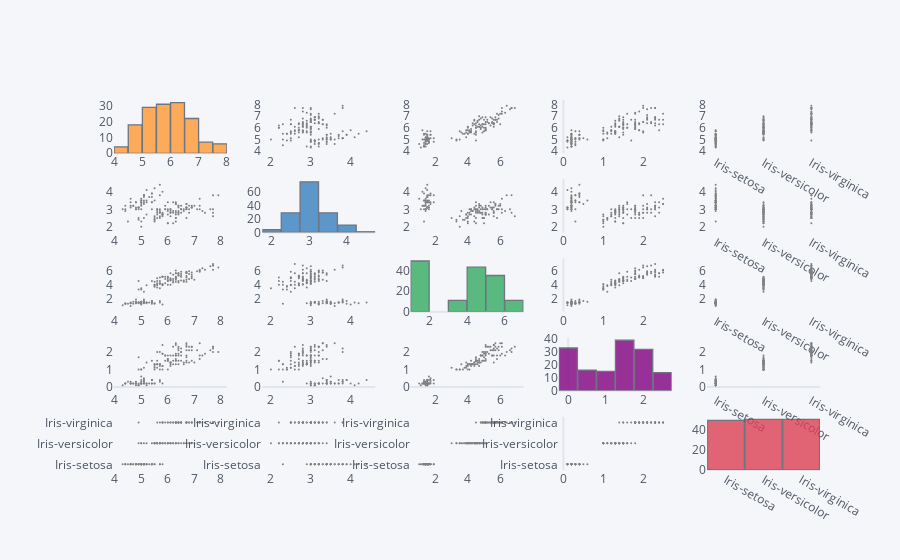

Notebook cell for this chart:
### Code cell
df.scatter_matrix()

### Figure 1 — Plotly figure (JSON) as saved in the notebook; plotly's stock layout.template omitted (floating-point values rounded to 4 significant figures; data arrays with more than 128 entries replaced by an {"elided": "..."} marker saying what was removed)
{"data": [{"histfunc": "count", "histnorm": "", "marker": {"color": "rgba(255, 153, 51, 1.0)", "line": {"color": "#4D5663", "width": 1.3}}, "name": "sepallength", "nbinsx": 10, "opacity": 0.8, "orientation": "v", "type": "histogram", "x": {"elided": "149 float values"}, "xaxis": "x", "yaxis": "y"}, {"line": {"color": "rgba(128, 128, 128, 1.0)", "dash": "solid", "shape": "linear", "width": 1.3}, "marker": {"size": 2, "symbol": "circle"}, "mode": "markers", "name": "sepallength", "text": "", "type": "scatter", "x": {"elided": "149 float values"}, "xaxis": "x2", "y": {"elided": "149 float values"}, "yaxis": "y2"}, {"line": {"color": "rgba(128, 128, 128, 1.0)", "dash": "solid", "shape": "linear", "width": 1.3}, "marker": {"size": 2, "symbol": "circle"}, "mode": "markers", "name": "sepallength", "text": "", "type": "scatter", "x": {"elided": "149 float values"}, "xaxis": "x3", "y": {"elided": "149 float values"}, "yaxis": "y3"}, {"line": {"color": "rgba(128, 128, 128, 1.0)", "dash": "solid", "shape": "linear", "width": 1.3}, "marker": {"size": 2, "symbol": "circle"}, "mode": "markers", "name": "sepallength", "text": "", "type": "scatter", "x": {"elided": "149 float values"}, "xaxis": "x4", "y": {"elided": "149 float values"}, "yaxis": "y4"}, {"line": {"color": "rgba(128, 128, 128, 1.0)", "dash": "solid", "shape": "linear", "width": 1.3}, "marker": {"size": 2, "symbol": "circle"}, "mode": "markers", "name": "sepallength", "text": "", "type": "scatter", "x": {"elided": "149 str values"}, "xaxis": "x5", "y": {"elided": "149 float values"}, "yaxis": "y5"}, {"line": {"color": "rgba(128, 128, 128, 1.0)", "dash": "solid", "shape": "linear", "width": 1.3}, "marker": {"size": 2, "symbol": "circle"}, "mode": "markers", "name": "sepalwidth", "text": "", "type": "scatter", "x": {"elided": "149 float values"}, "xaxis": "x6", "y": {"elided": "149 float values"}, "yaxis": "y6"}, {"histfunc": "count", "histnorm": "", "marker": {"color": "rgba(55, 128, 191, 1.0)", "line": {"color": "#4D5663", "width": 1.3}}, "name": "sepalwidth", "nbinsx": 10, "opacity": 0.8, "orientation": "v", "type": "histogram", "x": {"elided": "149 float values"}, "xaxis": "x7", "yaxis": "y7"}, {"line": {"color": "rgba(128, 128, 128, 1.0)", "dash": "solid", "shape": "linear", "width": 1.3}, "marker": {"size": 2, "symbol": "circle"}, "mode": "markers", "name": "sepalwidth", "text": "", "type": "scatter", "x": {"elided": "149 float values"}, "xaxis": "x8", "y": {"elided": "149 float values"}, "yaxis": "y8"}, {"line": {"color": "rgba(128, 128, 128, 1.0)", "dash": "solid", "shape": "linear", "width": 1.3}, "marker": {"size": 2, "symbol": "circle"}, "mode": "markers", "name": "sepalwidth", "text": "", "type": "scatter", "x": {"elided": "149 float values"}, "xaxis": "x9", "y": {"elided": "149 float values"}, "yaxis": "y9"}, {"line": {"color": "rgba(128, 128, 128, 1.0)", "dash": "solid", "shape": "linear", "width": 1.3}, "marker": {"size": 2, "symbol": "circle"}, "mode": "markers", "name": "sepalwidth", "text": "", "type": "scatter", "x": {"elided": "149 str values"}, "xaxis": "x10", "y": {"elided": "149 float values"}, "yaxis": "y10"}, {"line": {"color": "rgba(128, 128, 128, 1.0)", "dash": "solid", "shape": "linear", "width": 1.3}, "marker": {"size": 2, "symbol": "circle"}, "mode": "markers", "name": "petallength", "text": "", "type": "scatter", "x": {"elided": "149 float values"}, "xaxis": "x11", "y": {"elided": "149 float values"}, "yaxis": "y11"}, {"line": {"color": "rgba(128, 128, 128, 1.0)", "dash": "solid", "shape": "linear", "width": 1.3}, "marker": {"size": 2, "symbol": "circle"}, "mode": "markers", "name": "petallength", "text": "", "type": "scatter", "x": {"elided": "149 float values"}, "xaxis": "x12", "y": {"elided": "149 float values"}, "yaxis": "y12"}, {"histfunc": "count", "histnorm": "", "marker": {"color": "rgba(50, 171, 96, 1.0)", "line": {"color": "#4D5663", "width": 1.3}}, "name": "petallength", "nbinsx": 10, "opacity": 0.8, "orientation": "v", "type": "histogram", "x": {"elided": "149 float values"}, "xaxis": "x13", "yaxis": "y13"}, {"line": {"color": "rgba(128, 128, 128, 1.0)", "dash": "solid", "shape": "linear", "width": 1.3}, "marker": {"size": 2, "symbol": "circle"}, "mode": "markers", "name": "petallength", "text": "", "type": "scatter", "x": {"elided": "149 float values"}, "xaxis": "x14", "y": {"elided": "149 float values"}, "yaxis": "y14"}, {"line": {"color": "rgba(128, 128, 128, 1.0)", "dash": "solid", "shape": "linear", "width": 1.3}, "marker": {"size": 2, "symbol": "circle"}, "mode": "markers", "name": "petallength", "text": "", "type": "scatter", "x": {"elided": "149 str values"}, "xaxis": "x15", "y": {"elided": "149 float values"}, "yaxis": "y15"}, {"line": {"color": "rgba(128, 128, 128, 1.0)", "dash": "solid", "shape": "linear", "width": 1.3}, "marker": {"size": 2, "symbol": "circle"}, "mode": "markers", "name": "petalwidth", "text": "", "type": "scatter", "x": {"elided": "149 float values"}, "xaxis": "x16", "y": {"elided": "149 float values"}, "yaxis": "y16"}, {"line": {"color": "rgba(128, 128, 128, 1.0)", "dash": "solid", "shape": "linear", "width": 1.3}, "marker": {"size": 2, "symbol": "circle"}, "mode": "markers", "name": "petalwidth", "text": "", "type": "scatter", "x": {"elided": "149 float values"}, "xaxis": "x17", "y": {"elided": "149 float values"}, "yaxis": "y17"}, {"line": {"color": "rgba(128, 128, 128, 1.0)", "dash": "solid", "shape": "linear", "width": 1.3}, "marker": {"size": 2, "symbol": "circle"}, "mode": "markers", "name": "petalwidth", "text": "", "type": "scatter", "x": {"elided": "149 float values"}, "xaxis": "x18", "y": {"elided": "149 float values"}, "yaxis": "y18"}, {"histfunc": "count", "histnorm": "", "marker": {"color": "rgba(128, 0, 128, 1.0)", "line": {"color": "#4D5663", "width": 1.3}}, "name": "petalwidth", "nbinsx": 10, "opacity": 0.8, "orientation": "v", "type": "histogram", "x": {"elided": "149 float values"}, "xaxis": "x19", "yaxis": "y19"}, {"line": {"color": "rgba(128, 128, 128, 1.0)", "dash": "solid", "shape": "linear", "width": 1.3}, "marker": {"size": 2, "symbol": "circle"}, "mode": "markers", "name": "petalwidth", "text": "", "type": "scatter", "x": {"elided": "149 str values"}, "xaxis": "x20", "y": {"elided": "149 float values"}, "yaxis": "y20"}, {"line": {"color": "rgba(128, 128, 128, 1.0)", "dash": "solid", "shape": "linear", "width": 1.3}, "marker": {"size": 2, "symbol": "circle"}, "mode": "markers", "name": "species", "text": "", "type": "scatter", "x": {"elided": "149 float values"}, "xaxis": "x21", "y": {"elided": "149 str values"}, "yaxis": "y21"}, {"line": {"color": "rgba(128, 128, 128, 1.0)", "dash": "solid", "shape": "linear", "width": 1.3}, "marker": {"size": 2, "symbol": "circle"}, "mode": "markers", "name": "species", "text": "", "type": "scatter", "x": {"elided": "149 float values"}, "xaxis": "x22", "y": {"elided": "149 str values"}, "yaxis": "y22"}, {"line": {"color": "rgba(128, 128, 128, 1.0)", "dash": "solid", "shape": "linear", "width": 1.3}, "marker": {"size": 2, "symbol": "circle"}, "mode": "markers", "name": "species", "text": "", "type": "scatter", "x": {"elided": "149 float values"}, "xaxis": "x23", "y": {"elided": "149 str values"}, "yaxis": "y23"}, {"line": {"color": "rgba(128, 128, 128, 1.0)", "dash": "solid", "shape": "linear", "width": 1.3}, "marker": {"size": 2, "symbol": "circle"}, "mode": "markers", "name": "species", "text": "", "type": "scatter", "x": {"elided": "149 float values"}, "xaxis": "x24", "y": {"elided": "149 str values"}, "yaxis": "y24"}, {"histfunc": "count", "histnorm": "", "marker": {"color": "rgba(219, 64, 82, 1.0)", "line": {"color": "#4D5663", "width": 1.3}}, "name": "species", "nbinsx": 10, "opacity": 0.8, "orientation": "v", "type": "histogram", "x": {"elided": "149 str values"}, "xaxis": "x25", "yaxis": "y25"}], "layout": {"bargap": 0.02, "legend": {"bgcolor": "#F5F6F9", "font": {"color": "#4D5663"}}, "paper_bgcolor": "#F5F6F9", "plot_bgcolor": "#F5F6F9", "showlegend": false, "title": {"font": {"color": "#4D5663"}}, "xaxis": {"anchor": "y", "domain": [0, 0.16], "gridcolor": "#E1E5ED", "showgrid": false, "tickfont": {"color": "#4D5663"}, "title": {"font": {"color": "#4D5663"}, "text": ""}, "zerolinecolor": "#E1E5ED"}, "xaxis10": {"anchor": "y10", "domain": [0.84, 1], "gridcolor": "#E1E5ED", "showgrid": false, "tickfont": {"color": "#4D5663"}, "title": {"font": {"color": "#4D5663"}, "text": ""}, "zerolinecolor": "#E1E5ED"}, "xaxis11": {"anchor": "y11", "domain": [0, 0.16], "gridcolor": "#E1E5ED", "showgrid": false, "tickfont": {"color": "#4D5663"}, "title": {"font": {"color": "#4D5663"}, "text": ""}, "zerolinecolor": "#E1E5ED"}, "xaxis12": {"anchor": "y12", "domain": [0.21, 0.37], "gridcolor": "#E1E5ED", "showgrid": false, "tickfont": {"color": "#4D5663"}, "title": {"font": {"color": "#4D5663"}, "text": ""}, "zerolinecolor": "#E1E5ED"}, "xaxis13": {"anchor": "y13", "domain": [0.42, 0.58], "gridcolor": "#E1E5ED", "showgrid": false, "tickfont": {"color": "#4D5663"}, "title": {"font": {"color": "#4D5663"}, "text": ""}, "zerolinecolor": "#E1E5ED"}, "xaxis14": {"anchor": "y14", "domain": [0.63, 0.79], "gridcolor": "#E1E5ED", "showgrid": false, "tickfont": {"color": "#4D5663"}, "title": {"font": {"color": "#4D5663"}, "text": ""}, "zerolinecolor": "#E1E5ED"}, "xaxis15": {"anchor": "y15", "domain": [0.84, 1], "gridcolor": "#E1E5ED", "showgrid": false, "tickfont": {"color": "#4D5663"}, "title": {"font": {"color": "#4D5663"}, "text": ""}, "zerolinecolor": "#E1E5ED"}, "xaxis16": {"anchor": "y16", "domain": [0, 0.16], "gridcolor": "#E1E5ED", "showgrid": false, "tickfont": {"color": "#4D5663"}, "title": {"font": {"color": "#4D5663"}, "text": ""}, "zerolinecolor": "#E1E5ED"}, "xaxis17": {"anchor": "y17", "domain": [0.21, 0.37], "gridcolor": "#E1E5ED", "showgrid": false, "tickfont": {"color": "#4D5663"}, "title": {"font": {"color": "#4D5663"}, "text": ""}, "zerolinecolor": "#E1E5ED"}, "xaxis18": {"anchor": "y18", "domain": [0.42, 0.58], "gridcolor": "#E1E5ED", "showgrid": false, "tickfont": {"color": "#4D5663"}, "title": {"font": {"color": "#4D5663"}, "text": ""}, "zerolinecolor": "#E1E5ED"}, "xaxis19": {"anchor": "y19", "domain": [0.63, 0.79], "gridcolor": "#E1E5ED", "showgrid": false, "tickfont": {"color": "#4D5663"}, "title": {"font": {"color": "#4D5663"}, "text": ""}, "zerolinecolor": "#E1E5ED"}, "xaxis2": {"anchor": "y2", "domain": [0.21, 0.37], "gridcolor": "#E1E5ED", "showgrid": false, "tickfont": {"color": "#4D5663"}, "title": {"font": {"color": "#4D5663"}, "text": ""}, "zerolinecolor": "#E1E5ED"}, "xaxis20": {"anchor": "y20", "domain": [0.84, 1], "gridcolor": "#E1E5ED", "showgrid": false, "tickfont": {"color": "#4D5663"}, "title": {"font": {"color": "#4D5663"}, "text": ""}, "zerolinecolor": "#E1E5ED"}, "xaxis21": {"anchor": "y21", "domain": [0, 0.16], "gridcolor": "#E1E5ED", "showgrid": false, "tickfont": {"color": "#4D5663"}, "title": {"font": {"color": "#4D5663"}, "text": ""}, "zerolinecolor": "#E1E5ED"}, "xaxis22": {"anchor": "y22", "domain": [0.21, 0.37], "gridcolor": "#E1E5ED", "showgrid": false, "tickfont": {"color": "#4D5663"}, "title": {"font": {"color": "#4D5663"}, "text": ""}, "zerolinecolor": "#E1E5ED"}, "xaxis23": {"anchor": "y23", "domain": [0.42, 0.58], "gridcolor": "#E1E5ED", "showgrid": false, "tickfont": {"color": "#4D5663"}, "title": {"font": {"color": "#4D5663"}, "text": ""}, "zerolinecolor": "#E1E5ED"}, "xaxis24": {"anchor": "y24", "domain": [0.63, 0.79], "gridcolor": "#E1E5ED", "showgrid": false, "tickfont": {"color": "#4D5663"}, "title": {"font": {"color": "#4D5663"}, "text": ""}, "zerolinecolor": "#E1E5ED"}, "xaxis25": {"anchor": "y25", "domain": [0.84, 1], "gridcolor": "#E1E5ED", "showgrid": false, "tickfont": {"color": "#4D5663"}, "title": {"font": {"color": "#4D5663"}, "text": ""}, "zerolinecolor": "#E1E5ED"}, "xaxis3": {"anchor": "y3", "domain": [0.42, 0.58], "gridcolor": "#E1E5ED", "showgrid": false, "tickfont": {"color": "#4D5663"}, "title": {"font": {"color": "#4D5663"}, "text": ""}, "zerolinecolor": "#E1E5ED"}, "xaxis4": {"anchor": "y4", "domain": [0.63, 0.79], "gridcolor": "#E1E5ED", "showgrid": false, "tickfont": {"color": "#4D5663"}, "title": {"font": {"color": "#4D5663"}, "text": ""}, "zerolinecolor": "#E1E5ED"}, "xaxis5": {"anchor": "y5", "domain": [0.84, 1], "gridcolor": "#E1E5ED", "showgrid": false, "tickfont": {"color": "#4D5663"}, "title": {"font": {"color": "#4D5663"}, "text": ""}, "zerolinecolor": "#E1E5ED"}, "xaxis6": {"anchor": "y6", "domain": [0, 0.16], "gridcolor": "#E1E5ED", "showgrid": false, "tickfont": {"color": "#4D5663"}, "title": {"font": {"color": "#4D5663"}, "text": ""}, "zerolinecolor": "#E1E5ED"}, "xaxis7": {"anchor": "y7", "domain": [0.21, 0.37], "gridcolor": "#E1E5ED", "showgrid": false, "tickfont": {"color": "#4D5663"}, "title": {"font": {"color": "#4D5663"}, "text": ""}, "zerolinecolor": "#E1E5ED"}, "xaxis8": {"anchor": "y8", "domain": [0.42, 0.58], "gridcolor": "#E1E5ED", "showgrid": false, "tickfont": {"color": "#4D5663"}, "title": {"font": {"color": "#4D5663"}, "text": ""}, "zerolinecolor": "#E1E5ED"}, "xaxis9": {"anchor": "y9", "domain": [0.63, 0.79], "gridcolor": "#E1E5ED", "showgrid": false, "tickfont": {"color": "#4D5663"}, "title": {"font": {"color": "#4D5663"}, "text": ""}, "zerolinecolor": "#E1E5ED"}, "yaxis": {"anchor": "x", "domain": [0.856, 1], "gridcolor": "#E1E5ED", "showgrid": false, "tickfont": {"color": "#4D5663"}, "title": {"font": {"color": "#4D5663"}, "text": ""}, "zerolinecolor": "#E1E5ED"}, "yaxis10": {"anchor": "x10", "domain": [0.642, 0.786], "gridcolor": "#E1E5ED", "showgrid": false, "tickfont": {"color": "#4D5663"}, "title": {"font": {"color": "#4D5663"}, "text": ""}, "zerolinecolor": "#E1E5ED"}, "yaxis11": {"anchor": "x11", "domain": [0.428, 0.572], "gridcolor": "#E1E5ED", "showgrid": false, "tickfont": {"color": "#4D5663"}, "title": {"font": {"color": "#4D5663"}, "text": ""}, "zerolinecolor": "#E1E5ED"}, "yaxis12": {"anchor": "x12", "domain": [0.428, 0.572], "gridcolor": "#E1E5ED", "showgrid": false, "tickfont": {"color": "#4D5663"}, "title": {"font": {"color": "#4D5663"}, "text": ""}, "zerolinecolor": "#E1E5ED"}, "yaxis13": {"anchor": "x13", "domain": [0.428, 0.572], "gridcolor": "#E1E5ED", "showgrid": false, "tickfont": {"color": "#4D5663"}, "title": {"font": {"color": "#4D5663"}, "text": ""}, "zerolinecolor": "#E1E5ED"}, "yaxis14": {"anchor": "x14", "domain": [0.428, 0.572], "gridcolor": "#E1E5ED", "showgrid": false, "tickfont": {"color": "#4D5663"}, "title": {"font": {"color": "#4D5663"}, "text": ""}, "zerolinecolor": "#E1E5ED"}, "yaxis15": {"anchor": "x15", "domain": [0.428, 0.572], "gridcolor": "#E1E5ED", "showgrid": false, "tickfont": {"color": "#4D5663"}, "title": {"font": {"color": "#4D5663"}, "text": ""}, "zerolinecolor": "#E1E5ED"}, "yaxis16": {"anchor": "x16", "domain": [0.214, 0.358], "gridcolor": "#E1E5ED", "showgrid": false, "tickfont": {"color": "#4D5663"}, "title": {"font": {"color": "#4D5663"}, "text": ""}, "zerolinecolor": "#E1E5ED"}, "yaxis17": {"anchor": "x17", "domain": [0.214, 0.358], "gridcolor": "#E1E5ED", "showgrid": false, "tickfont": {"color": "#4D5663"}, "title": {"font": {"color": "#4D5663"}, "text": ""}, "zerolinecolor": "#E1E5ED"}, "yaxis18": {"anchor": "x18", "domain": [0.214, 0.358], "gridcolor": "#E1E5ED", "showgrid": false, "tickfont": {"color": "#4D5663"}, "title": {"font": {"color": "#4D5663"}, "text": ""}, "zerolinecolor": "#E1E5ED"}, "yaxis19": {"anchor": "x19", "domain": [0.214, 0.358], "gridcolor": "#E1E5ED", "showgrid": false, "tickfont": {"color": "#4D5663"}, "title": {"font": {"color": "#4D5663"}, "text": ""}, "zerolinecolor": "#E1E5ED"}, "yaxis2": {"anchor": "x2", "domain": [0.856, 1], "gridcolor": "#E1E5ED", "showgrid": false, "tickfont": {"color": "#4D5663"}, "title": {"font": {"color": "#4D5663"}, "text": ""}, "zerolinecolor": "#E1E5ED"}, "yaxis20": {"anchor": "x20", "domain": [0.214, 0.358], "gridcolor": "#E1E5ED", "showgrid": false, "tickfont": {"color": "#4D5663"}, "title": {"font": {"color": "#4D5663"}, "text": ""}, "zerolinecolor": "#E1E5ED"}, "yaxis21": {"anchor": "x21", "domain": [0, 0.144], "gridcolor": "#E1E5ED", "showgrid": false, "tickfont": {"color": "#4D5663"}, "title": {"font": {"color": "#4D5663"}, "text": ""}, "zerolinecolor": "#E1E5ED"}, "yaxis22": {"anchor": "x22", "domain": [0, 0.144], "gridcolor": "#E1E5ED", "showgrid": false, "tickfont": {"color": "#4D5663"}, "title": {"font": {"color": "#4D5663"}, "text": ""}, "zerolinecolor": "#E1E5ED"}, "yaxis23": {"anchor": "x23", "domain": [0, 0.144], "gridcolor": "#E1E5ED", "showgrid": false, "tickfont": {"color": "#4D5663"}, "title": {"font": {"color": "#4D5663"}, "text": ""}, "zerolinecolor": "#E1E5ED"}, "yaxis24": {"anchor": "x24", "domain": [0, 0.144], "gridcolor": "#E1E5ED", "showgrid": false, "tickfont": {"color": "#4D5663"}, "title": {"font": {"color": "#4D5663"}, "text": ""}, "zerolinecolor": "#E1E5ED"}, "yaxis25": {"anchor": "x25", "domain": [0, 0.144], "gridcolor": "#E1E5ED", "showgrid": false, "tickfont": {"color": "#4D5663"}, "title": {"font": {"color": "#4D5663"}, "text": ""}, "zerolinecolor": "#E1E5ED"}, "yaxis3": {"anchor": "x3", "domain": [0.856, 1], "gridcolor": "#E1E5ED", "showgrid": false, "tickfont": {"color": "#4D5663"}, "title": {"font": {"color": "#4D5663"}, "text": ""}, "zerolinecolor": "#E1E5ED"}, "yaxis4": {"anchor": "x4", "domain": [0.856, 1], "gridcolor": "#E1E5ED", "showgrid": false, "tickfont": {"color": "#4D5663"}, "title": {"font": {"color": "#4D5663"}, "text": ""}, "zerolinecolor": "#E1E5ED"}, "yaxis5": {"anchor": "x5", "domain": [0.856, 1], "gridcolor": "#E1E5ED", "showgrid": false, "tickfont": {"color": "#4D5663"}, "title": {"font": {"color": "#4D5663"}, "text": ""}, "zerolinecolor": "#E1E5ED"}, "yaxis6": {"anchor": "x6", "domain": [0.642, 0.786], "gridcolor": "#E1E5ED", "showgrid": false, "tickfont": {"color": "#4D5663"}, "title": {"font": {"color": "#4D5663"}, "text": ""}, "zerolinecolor": "#E1E5ED"}, "yaxis7": {"anchor": "x7", "domain": [0.642, 0.786], "gridcolor": "#E1E5ED", "showgrid": false, "tickfont": {"color": "#4D5663"}, "title": {"font": {"color": "#4D5663"}, "text": ""}, "zerolinecolor": "#E1E5ED"}, "yaxis8": {"anchor": "x8", "domain": [0.642, 0.786], "gridcolor": "#E1E5ED", "showgrid": false, "tickfont": {"color": "#4D5663"}, "title": {"font": {"color": "#4D5663"}, "text": ""}, "zerolinecolor": "#E1E5ED"}, "yaxis9": {"anchor": "x9", "domain": [0.642, 0.786], "gridcolor": "#E1E5ED", "showgrid": false, "tickfont": {"color": "#4D5663"}, "title": {"font": {"color": "#4D5663"}, "text": ""}, "zerolinecolor": "#E1E5ED"}}}
